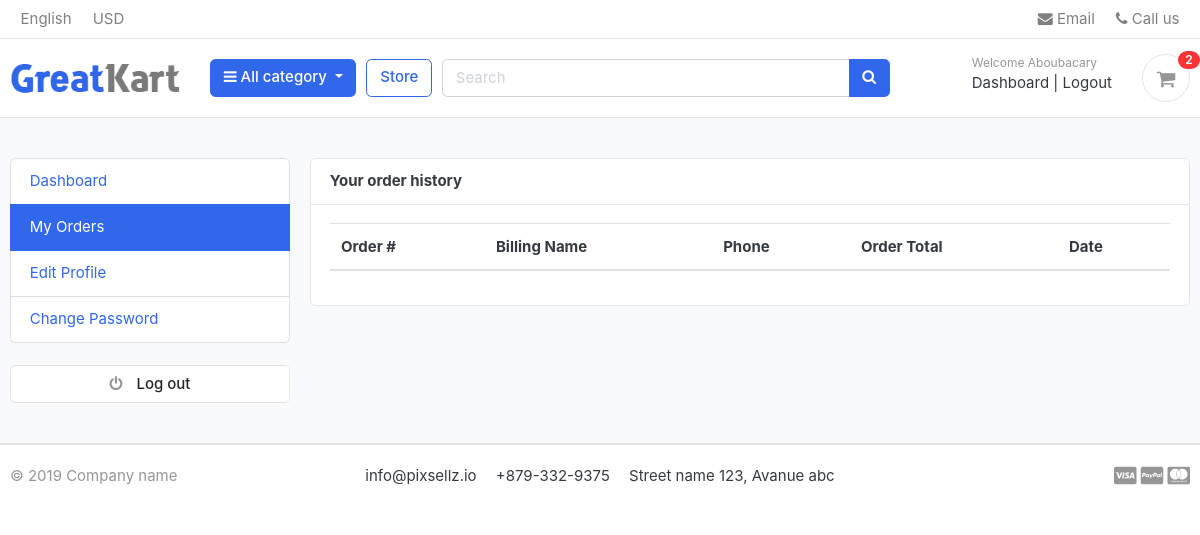
The page /accounts/my_orders/ (signed in) on the database as committed earlier.
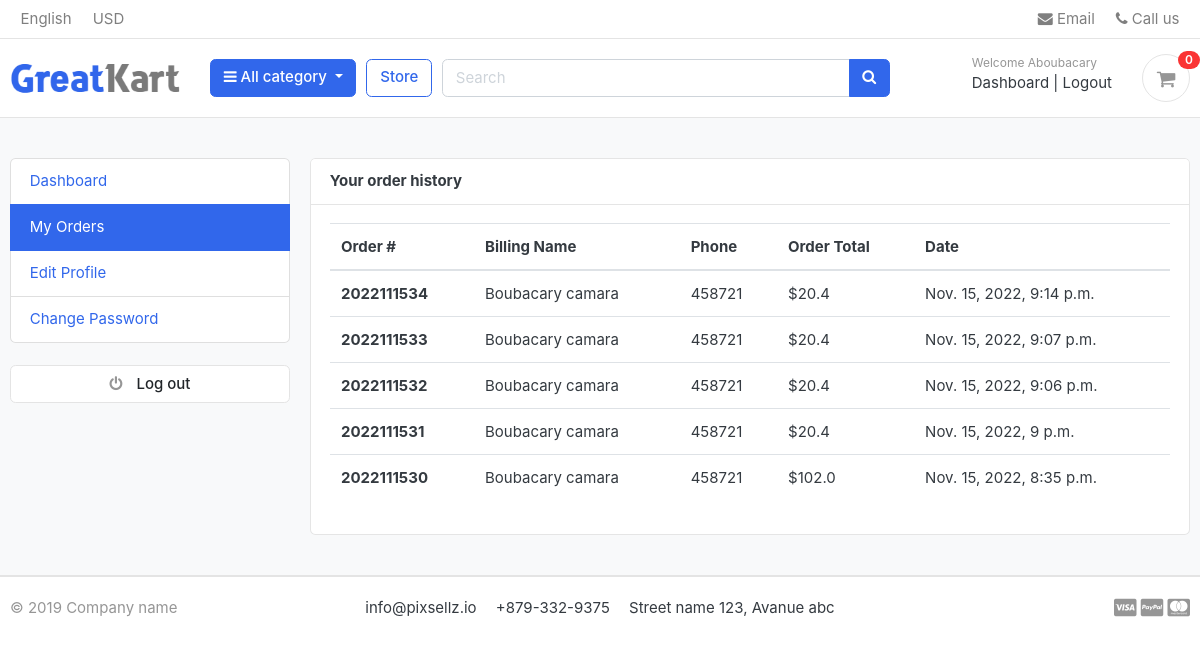
The same page on the database as committed later.
### orders/models.py (models this page shows, shortened)
class Order(models.Model):
    STATUS = (
        ('New', 'New'),
        ('Accepted', 'Accepted'),
        ('Completed', 'Completed'),
        ('Cancelled', 'Cancelled'),
    )
    user = models.ForeignKey(Account,on_delete=models.SET_NULL,null=True)
    payment = models.ForeignKey(Payment,on_delete=models.SET_NULL, blank=True, null=True)
    order_number = models.CharField(max_length=50)
    first_name = models.CharField(max_length=50)
    last_name = models.CharField(max_length=50)
    phone = models.CharField(max_length=15)
    email = models.EmailField(max_length=50)
    address_line_1 = models.CharField(max_length=50)
    address_line_2 = models.CharField(max_length=50, blank=True)
    country = models.CharField(max_length=50)
    state = models.CharField(max_length=50)
    city = models.CharField(max_length=50)
    order_note = models.CharField(max_length=300, blank=True)
    order_total = models.FloatField()
    tax = models.FloatField()
    status = models.CharField(max_length=10, choices=STATUS, default='New')
    ip = models.CharField(blank=True, max_length=20)
    is_ordered = models.BooleanField(default=False)
    created_at = models.DateTimeField(auto_now_add=True)
    updated_at = models.DateTimeField(auto_now=True)
    def full_name(self):
        return f'{self.first_name} {self.last_name}'

### accounts/views.py (the view)
# urls.py: path('my_orders/', views.my_orders, name='my_orders'),
def my_orders(request):
    orders = Order.objects.filter(user=request.user, is_ordered=True).order_by('-created_at')
    context = {
        'orders': orders,
    }
    return render(request, 'accounts/my_orders.html', context)

### carts/context_processors.py (called while the page is built)
def counter(request):
    cart_count = 0
    if 'admin' in request.path:
        return ()
    else:
        try:
            cart = Cart.objects.filter(cart_id=_cart_id(request))
            if request.user.is_authenticated:
                cart_items = Cartitem.objects.all().filter(user=request.user)
            else:
                cart_items = Cartitem.objects.all().filter(cart=cart[:1])
            for cart_item in cart_items:
                cart_count += cart_item.quantity
        except Cart.DoesNotExist:
            cart_count = 0
    return dict(cart_count=cart_count)

### carts/views.py (called while the page is built)
def _cart_id(request):
    cart = request.session.session_key
    if not cart :
        cart = request.session.create()
    return cart

### category/context_processors.py (called while the page is built)
def menu_links(request):
    links = category.objects.all()
    return dict(links=links)

### category/models.py (called while the page is built)
    def get_url(self):
        return reverse('product_by_category', args=[self.slug])

### templates/accounts/my_orders.html (shortened to what this page needs)
{% extends 'base.html' %}
{% load static %}
{% block content %}
<section class="section-conten padding-y bg">
<div class="container">
	<div class="row">
  {% include 'includes/dashboard_sidebar.html' %}
	<main class="col-md-9">
		<article class="card">
		<header class="card-header">
			<strong class="d-inline-block mr-3">Your order history</strong>
		</header>
		<div class="card-body">
			<div class="row">
        <div class="col-md-12">
          <table class="table table-hover">
            <thead>
              <tr>
                <th scope="col">Order #</th>
                <th scope="col">Billing Name</th>
                <th scope="col">Phone</th>
                <th scope="col">Order Total</th>
                <th scope="col">Date</th>
              </tr>
            </thead>
            <tbody>
              {% for order in orders %}
              <tr>
                <th scope="row">{{order.order_number}}</th>
                <td>{{order.full_name}}</td>
                <td>{{order.phone}}</td>
                <td>${{order.order_total}}</td>
                <td>{{order.created_at}}</td>
              </tr>
              {% endfor %}
            </tbody>
          </table>
        </div>
			</div>
		</div>
		</article>
	</main>
</div>
</div>
</section>
{% endblock %}

### templates/includes/navbar.html (shortened to what this page needs)
{% load static %}
<header class="section-header">
<nav class="navbar p-md-0 navbar-expand-sm navbar-light border-bottom">
<div class="container">
  <div class="collapse navbar-collapse" id="navbarTop4">
    <ul class="navbar-nav mr-auto">
      <li class="nav-item dropdown">
      <a href="#" class="nav-link">   English </a>
    </li>
    <li class="nav-item dropdown">
      <a href="#" class="nav-link"> USD </a>
    </li>
    </ul>
    <ul class="navbar-nav">
    <li><a href="#" class="nav-link"> <i class="fa fa-envelope"></i> Email </a></li>
    <li><a href="#" class="nav-link"> <i class="fa fa-phone"></i> Call us </a></li>
  </ul>
  </div>
</div>
</nav>
<section class="header-main border-bottom">
  <div class="container">
<div class="row align-items-center">
  <div class="col-lg-2 col-md-3 col-6">
    <a href="{% url 'home' %}" class="brand-wrap">
      <img class="logo" src="{% static './images/logo.png' %}">
    </a>
  </div>
  <div class="col-lg col-sm col-md col-6 flex-grow-0">
    <div class="category-wrap dropdown d-inline-block float-right">
      <button type="button" class="btn btn-primary dropdown-toggle" data-toggle="dropdown">
        <i class="fa fa-bars"></i> All category
      </button>
    </div>
  </div>
  <a href="{% url 'Store' %}" class="btn btn-outline-primary">Store</a>
  <div class="col-lg  col-md-6 col-sm-12 col">
    <form action="{% url 'search' %}" class="search" method='GET'>
      <div class="input-group w-100">
          <input type="text" class="form-control" style="width:60%;" placeholder="Search" name="keyword">
          <div class="input-group-append">
            <button class="btn btn-primary" type="submit">
              <i class="fa fa-search"></i>
            </button>
          </div>
        </div>
    </form>
  </div>
  <div class="col-lg-3 col-sm-6 col-8 order-2 order-lg-3">
        <div class="d-flex justify-content-end mb-3 mb-lg-0">
          {% if user.id is None %}
          <div class="widget-header">
            <small class="title text-muted">Welcome guest!</small>
            <div>
              <a href="{% url 'login' %}">Sign in</a> <span class="dark-transp"> | </span>
              <a href="{% url 'register' %}"> Register</a>
            </div>
          </div>
          {% else %}
          <div class="widget-header">
            <small class="title text-muted">Welcome {{ user.first_name }}</small>
            <div>
              <a href="{% url 'dashboard' %}">Dashboard</a> <span class="dark-transp"> | </span>
              <a href="{% url 'logout' %}"> Logout</a>
            </div>
          </div>
          {% endif %}
          <a href="{% url 'cart' %}" class="widget-header pl-3 ml-3">
            <div class="icon icon-sm rounded-circle border"><i class="fa fa-shopping-cart"></i></div>
            <span class="badge badge-pill badge-danger notify">{{cart_count}}</span>
          </a>
        </div>
      </div>
</div>
  </div>
</section>
</header>

Rows that differ between the two databases and show on the page:
added Order: order_number "2022111534", full_name "Boubacary camara", phone "458721", order_total "20.4", created_at "Nov. 15, 2022, 9:14 p.m."
added Order: order_number "2022111533", full_name "Boubacary camara", phone "458721", order_total "20.4", created_at "Nov. 15, 2022, 9:07 p.m."
added Order: order_number "2022111532", full_name "Boubacary camara", phone "458721", order_total "20.4", created_at "Nov. 15, 2022, 9:06 p.m."
added Order: order_number "2022111531", full_name "Boubacary camara", phone "458721", order_total "20.4", created_at "Nov. 15, 2022, 9 p.m."
added Order: order_number "2022111530", full_name "Boubacary camara", phone "458721", order_total "102.0", created_at "Nov. 15, 2022, 8:35 p.m."
Other text that changed with them:
{{ cart_count }}: "2" → "0"
